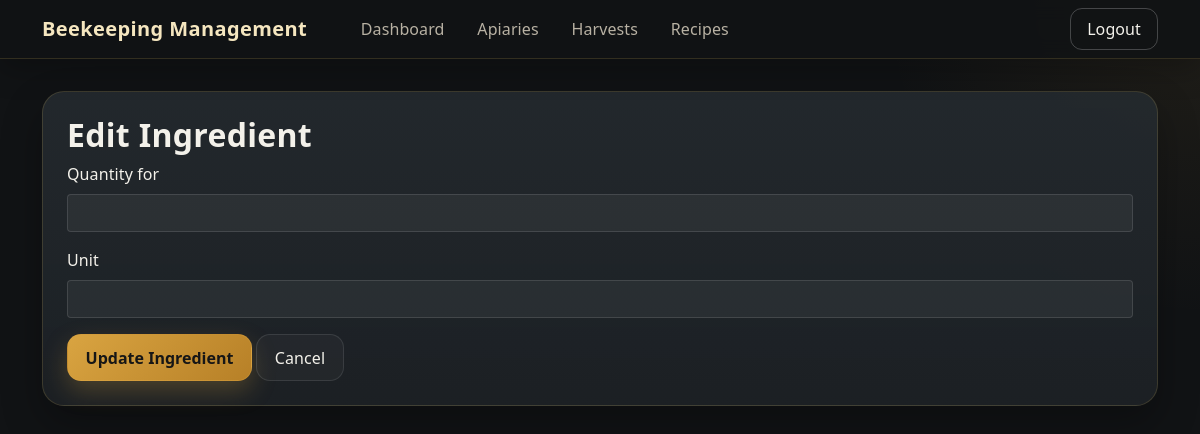
Before: /ingredients/edit/2/7 (signed in) with the older database file.
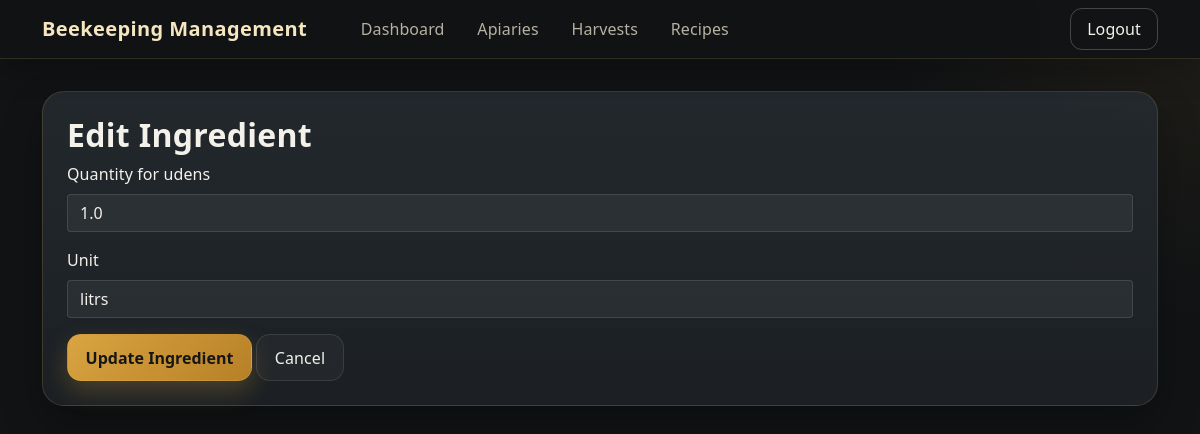
After: the same page with the newer database file.
### tables this page shows
CREATE TABLE ingredients (
                    id INTEGER PRIMARY KEY,
                    name TEXT NOT NULL
                , user_id INTEGER NOT NULL DEFAULT 1);

CREATE TABLE recipe_ingredients (
                    id INTEGER PRIMARY KEY,
                    recipe_id INTEGER,
                    ingredient_id INTEGER,
                    quantity REAL NOT NULL, unit TEXT,
                    FOREIGN KEY (recipe_id) REFERENCES recipes (id),
                    FOREIGN KEY (ingredient_id) REFERENCES ingredients (id)
                );

### web_app.py (the view, shortened to what this page needs)
@app.route('/ingredients/edit/<int:recipe_id>/<int:ing_id>', methods=['GET', 'POST'])
def edit_ingredient(recipe_id, ing_id):
    conn = sqlite3.connect('beekeeping.db')
    c = conn.cursor()
    c.execute("SELECT i.name, ri.quantity, ri.unit FROM recipe_ingredients ri JOIN ingredients i ON ri.ingredient_id = i.id WHERE ri.recipe_id = ? AND ri.ingredient_id = ?", (recipe_id, ing_id))
    ingredient = c.fetchone()
    conn.close()
    return render_template('edit_ingredient.html', ingredient=ingredient, recipe_id=recipe_id, ing_id=ing_id)

### web_app.py (called while the page is built)
@app.before_request
def require_login():
    allowed = {"login", "register", "logout", "static", "serve_image"}  # names of view functions that don't require auth
    if request.endpoint not in allowed and not session.get("logged_in"):
        return redirect(url_for("login"))

### templates/edit_ingredient.html (shortened to what this page needs)
{% extends "base.html" %}
{% block content %}
<div class="glass-panel p-4 mb-4">
<h2 class="section-title">Edit Ingredient</h2>
<form method="post">
    <div class="mb-3">
        <label for="quantity" class="form-label">Quantity for {{ ingredient[0] }}</label>
        <input type="number" step="0.01" class="form-control" id="quantity" name="quantity" value="{{ ingredient[1] }}" required>
    </div>
    <div class="mb-3">
        <label for="unit" class="form-label">Unit</label>
        <input type="text" class="form-control" id="unit" name="unit" value="{{ ingredient[2] }}" required>
    </div>
    <button type="submit" class="btn btn-honey">Update Ingredient</button>
    <a href="{{ url_for('view_recipe', recipe_id=recipe_id) }}" class="btn btn-soft">Cancel</a>
</form>
</div>
{% endblock %}

Changed rows visible on the page:
added ingredients: name "udens"
added recipe_ingredients: quantity "1.0", unit "litrs"
